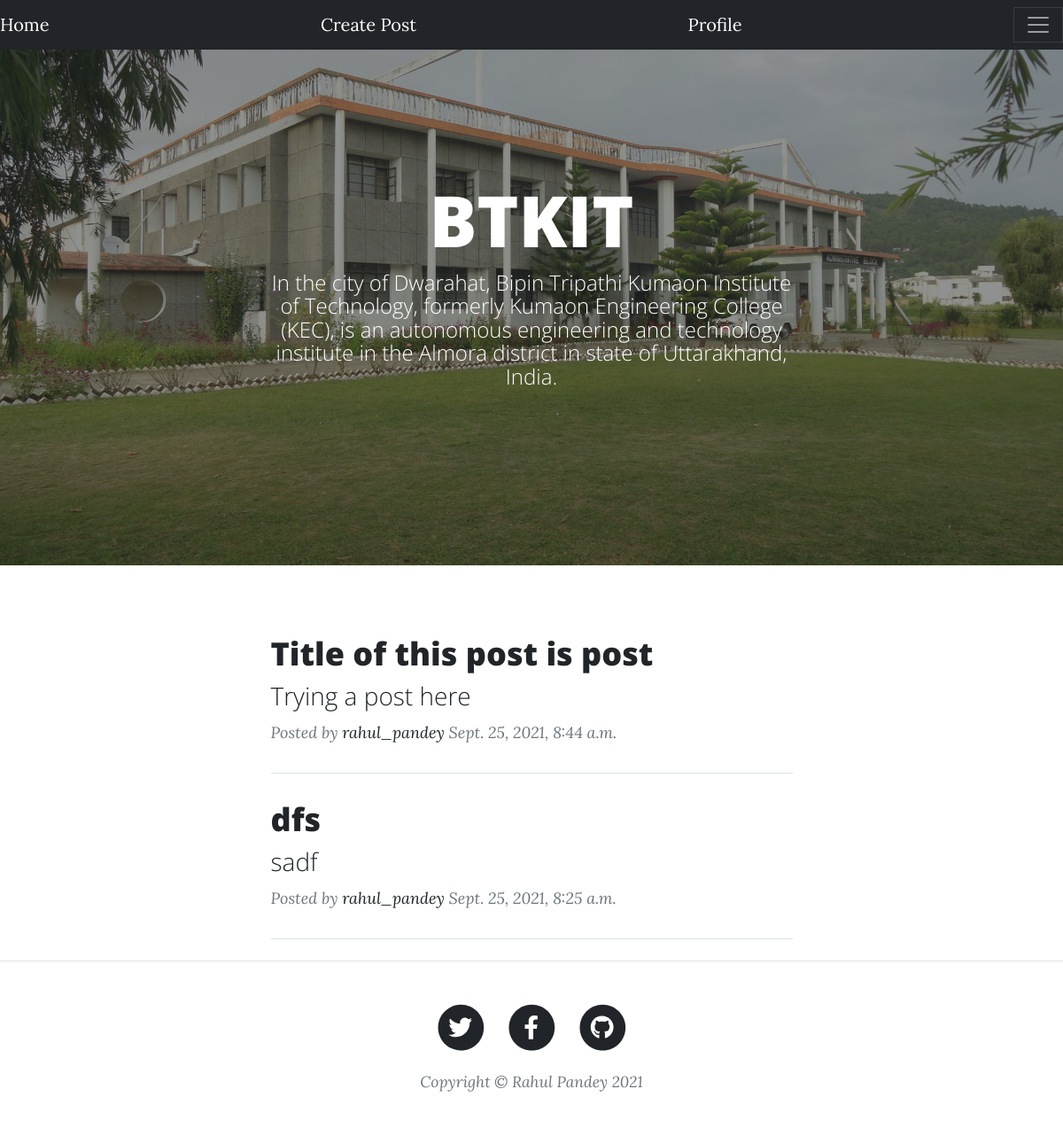
Screenshot of / (signed in) with the database file from the repository.
### app/models.py (models this page shows, shortened)
class Post(models.Model):
    type = models.CharField(max_length=60,choices=Type,default='Information')
    author = models.ForeignKey(User,on_delete=models.CASCADE)
    date_posted = models.DateTimeField(default=timezone.now)
    title = models.CharField(max_length=300)
    subtitle = models.CharField(max_length=400)
    content = models.TextField(max_length=4000)
    image = models.ImageField( upload_to = 'post',default =random_string)
    pdf = models.FileField(upload_to='pdfs',default ="defaultpost.jpeg",null=True,blank = True)

### app/views.py (the view)
# urls.py: path('',views.PostListView.as_view(),name = 'home'),
class PostListView(LoginRequiredMixin,ListView):
    model = Post
    template_name = 'app/home.html'
    context_object_name = 'post'
    paginate_by = 5
    ordering = ['-date_posted']
    def get_context_data(self, **kwargs):
        context = super(PostListView, self).get_context_data(**kwargs)
        post = self.get_queryset()
        page = self.request.GET.get('page')
        paginator = Paginator(post, self.paginate_by)
        try:
            post = paginator.page(page)
        except PageNotAnInteger:
            post = paginator.page(1)
        except EmptyPage:
            post = paginator.page(paginator.num_pages)
        context['post'] = post
        return context

### app/templates/app/home.html (shortened to what this page needs)
{% extends 'app/base.html' %}
{% load static %}
{% block main %}
<header class="masthead" style="background-image:url({% static 'app/assets/img/home-bg.jpeg' %})">
    <div class="container position-relative px-4 px-lg-5">
        <div class="row gx-4 gx-lg-5 justify-content-center">
            <div class="col-md-10 col-lg-8 col-xl-7">
                <div class="site-heading">
                    <h1>BTKIT</h1>
                    <span class="subheading">In the city of Dwarahat, Bipin Tripathi Kumaon Institute of Technology, formerly Kumaon Engineering College (KEC), is an autonomous engineering and technology institute in the Almora district in state of Uttarakhand, India.</span>
                </div>
            </div>
        </div>
    </div>
</header>
<div class="container px-4 px-lg-5">
    <div class="row gx-4 gx-lg-5 justify-content-center">
        <div class="col-md-10 col-lg-8 col-xl-7">
            {% for ps in post %}
            <div class="post-preview">
                <a href="{% url 'post-detail' ps.id %}">
                    <h2 class="post-title">{{ps.title}}</h2>
                    <h3 class="post-subtitle">{{ps.subtitle}}</h3>
                </a>
                <p class="post-meta">
                    Posted by
                    <a href="#!">{{ps.author.username}}</a>
                   {{ps.date_posted}}
                </p>
            </div>
        <hr class="my-4" />
{%endfor%}
    </div>
</div>
</div>
{% endblock main%}

### rows the page displays
Post: title "Title of this post is post", subtitle "Trying a post here", author.username "rahul_pandey", date_posted "Sept. 25, 2021, 8:44 a.m."
Post: title "dfs", subtitle "sadf", author.username "rahul_pandey", date_posted "Sept. 25, 2021, 8:25 a.m."
